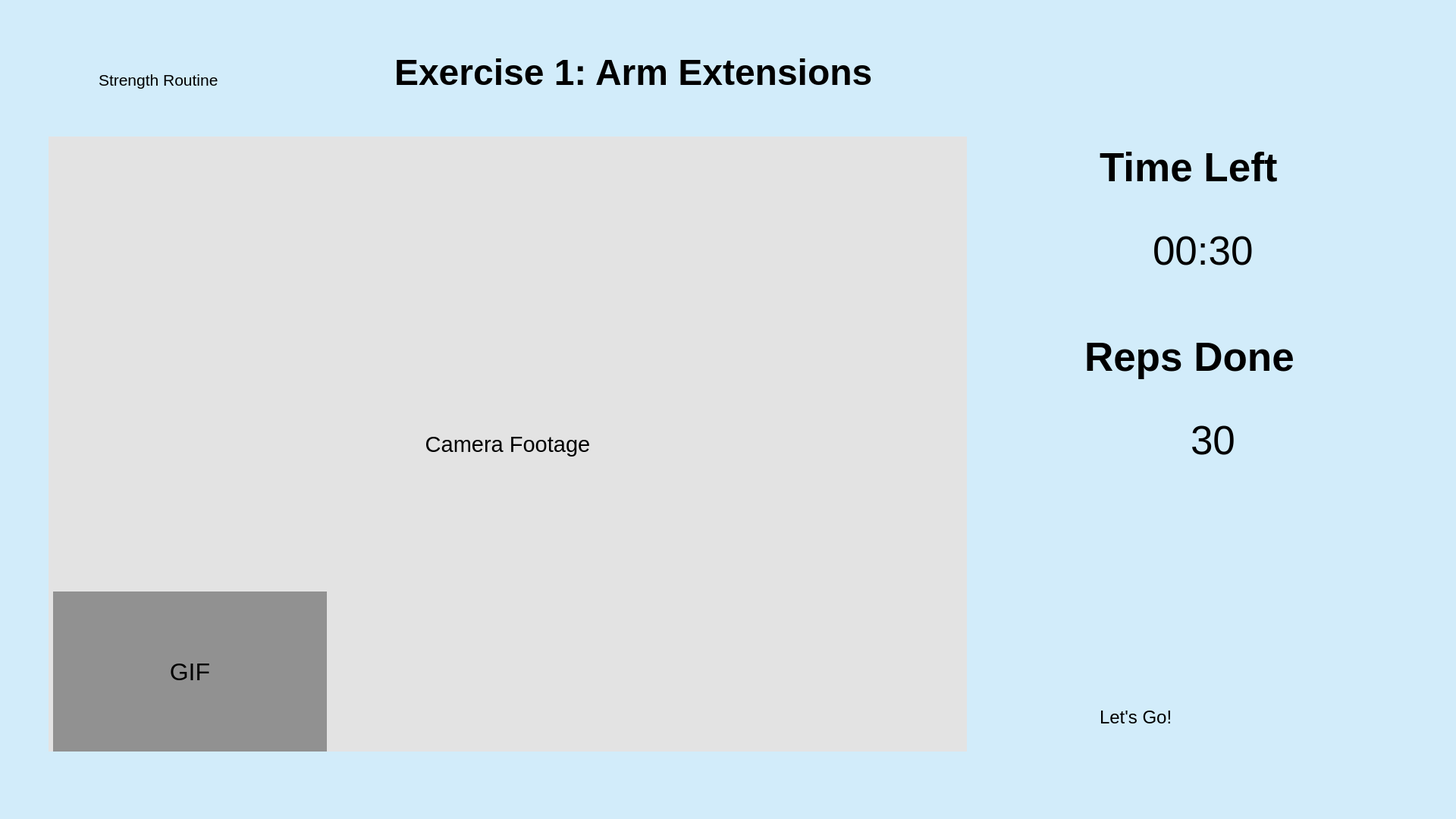
<?xml version="1.0" encoding="UTF-8"?>
<ui version="4.0">
 <class>Strength1PrepWindow</class>
 <widget class="QMainWindow" name="Strength1PrepWindow">
  <property name="geometry">
   <rect>
    <x>0</x>
    <y>0</y>
    <width>1920</width>
    <height>1080</height>
   </rect>
  </property>
  <property name="contextMenuPolicy">
   <enum>Qt::NoContextMenu</enum>
  </property>
  <property name="windowTitle">
   <string>RoutineSelectWindow</string>
  </property>
  <property name="layoutDirection">
   <enum>Qt::LeftToRight</enum>
  </property>
  <property name="autoFillBackground">
   <bool>false</bool>
  </property>
  <property name="styleSheet">
   <string notr="true">background-color: #D2ECFA;border: none</string>
  </property>
  <property name="toolButtonStyle">
   <enum>Qt::ToolButtonTextUnderIcon</enum>
  </property>
  <widget class="QWidget" name="centralWidget">
   <widget class="QLabel" name="Title">
    <property name="geometry">
     <rect>
      <x>520</x>
      <y>40</y>
      <width>1131</width>
      <height>111</height>
     </rect>
    </property>
    <property name="font">
     <font>
      <pointsize>36</pointsize>
      <weight>75</weight>
      <bold>true</bold>
     </font>
    </property>
    <property name="styleSheet">
     <string notr="true">background-color: transparent</string>
    </property>
    <property name="text">
     <string>Exercise 1: Arm Extensions</string>
    </property>
   </widget>
   <widget class="QLabel" name="Title_2">
    <property name="geometry">
     <rect>
      <x>130</x>
      <y>50</y>
      <width>221</width>
      <height>111</height>
     </rect>
    </property>
    <property name="font">
     <font>
      <pointsize>16</pointsize>
      <weight>50</weight>
      <bold>false</bold>
     </font>
    </property>
    <property name="styleSheet">
     <string notr="true">background-color: transparent</string>
    </property>
    <property name="text">
     <string>Strength Routine</string>
    </property>
   </widget>
   <widget class="QLabel" name="icon">
    <property name="geometry">
     <rect>
      <x>50</x>
      <y>30</y>
      <width>71</width>
      <height>101</height>
     </rect>
    </property>
    <property name="text">
     <string/>
    </property>
    <property name="pixmap">
     <pixmap>exer_strength.PNG</pixmap>
    </property>
    <property name="scaledContents">
     <bool>true</bool>
    </property>
   </widget>
   <widget class="QLabel" name="label">
    <property name="geometry">
     <rect>
      <x>70</x>
      <y>780</y>
      <width>361</width>
      <height>211</height>
     </rect>
    </property>
    <property name="font">
     <font>
      <pointsize>24</pointsize>
     </font>
    </property>
    <property name="styleSheet">
     <string notr="true">background-color:#919191</string>
    </property>
    <property name="text">
     <string>GIF</string>
    </property>
    <property name="alignment">
     <set>Qt::AlignCenter</set>
    </property>
   </widget>
   <widget class="QLabel" name="label_2">
    <property name="geometry">
     <rect>
      <x>64</x>
      <y>180</y>
      <width>1211</width>
      <height>811</height>
     </rect>
    </property>
    <property name="font">
     <font>
      <pointsize>22</pointsize>
     </font>
    </property>
    <property name="styleSheet">
     <string notr="true">background-color:#E3E3E3</string>
    </property>
    <property name="text">
     <string>Camera Footage</string>
    </property>
    <property name="alignment">
     <set>Qt::AlignCenter</set>
    </property>
   </widget>
   <widget class="QLabel" name="Time_Left">
    <property name="geometry">
     <rect>
      <x>1450</x>
      <y>170</y>
      <width>421</width>
      <height>101</height>
     </rect>
    </property>
    <property name="font">
     <font>
      <pointsize>40</pointsize>
      <weight>75</weight>
      <bold>true</bold>
     </font>
    </property>
    <property name="text">
     <string>Time Left</string>
    </property>
   </widget>
   <widget class="QLabel" name="Time_Count">
    <property name="geometry">
     <rect>
      <x>1520</x>
      <y>280</y>
      <width>421</width>
      <height>101</height>
     </rect>
    </property>
    <property name="font">
     <font>
      <pointsize>40</pointsize>
      <weight>50</weight>
      <bold>false</bold>
     </font>
    </property>
    <property name="text">
     <string>00:30</string>
    </property>
   </widget>
   <widget class="QLabel" name="Time_Count_3">
    <property name="geometry">
     <rect>
      <x>1570</x>
      <y>530</y>
      <width>421</width>
      <height>101</height>
     </rect>
    </property>
    <property name="font">
     <font>
      <pointsize>40</pointsize>
      <weight>50</weight>
      <bold>false</bold>
     </font>
    </property>
    <property name="text">
     <string>30</string>
    </property>
   </widget>
   <widget class="QLabel" name="Time_Left_3">
    <property name="geometry">
     <rect>
      <x>1430</x>
      <y>420</y>
      <width>421</width>
      <height>101</height>
     </rect>
    </property>
    <property name="font">
     <font>
      <pointsize>40</pointsize>
      <weight>75</weight>
      <bold>true</bold>
     </font>
    </property>
    <property name="text">
     <string>Reps Done</string>
    </property>
   </widget>
   <widget class="QLabel" name="SpeechBubble">
    <property name="geometry">
     <rect>
      <x>1380</x>
      <y>900</y>
      <width>261</width>
      <height>91</height>
     </rect>
    </property>
    <property name="text">
     <string/>
    </property>
    <property name="pixmap">
     <pixmap>bubble4.png</pixmap>
    </property>
    <property name="scaledContents">
     <bool>true</bool>
    </property>
    <property name="wordWrap">
     <bool>false</bool>
    </property>
   </widget>
   <widget class="QLabel" name="MascotQuote">
    <property name="geometry">
     <rect>
      <x>1450</x>
      <y>910</y>
      <width>131</width>
      <height>71</height>
     </rect>
    </property>
    <property name="font">
     <font>
      <pointsize>18</pointsize>
     </font>
    </property>
    <property name="styleSheet">
     <string notr="true">background-color: transparent</string>
    </property>
    <property name="text">
     <string>Let's Go!</string>
    </property>
   </widget>
   <widget class="QLabel" name="Mascot">
    <property name="geometry">
     <rect>
      <x>1550</x>
      <y>730</y>
      <width>331</width>
      <height>301</height>
     </rect>
    </property>
    <property name="text">
     <string/>
    </property>
    <property name="pixmap">
     <pixmap>mascot (4).png</pixmap>
    </property>
    <property name="scaledContents">
     <bool>true</bool>
    </property>
   </widget>
   <zorder>Mascot</zorder>
   <zorder>label_2</zorder>
   <zorder>Title</zorder>
   <zorder>Title_2</zorder>
   <zorder>icon</zorder>
   <zorder>label</zorder>
   <zorder>Time_Left</zorder>
   <zorder>Time_Count</zorder>
   <zorder>Time_Count_3</zorder>
   <zorder>Time_Left_3</zorder>
   <zorder>SpeechBubble</zorder>
   <zorder>MascotQuote</zorder>
  </widget>
 </widget>
 <layoutdefault spacing="6" margin="11"/>
 <resources/>
 <connections/>
</ui>
